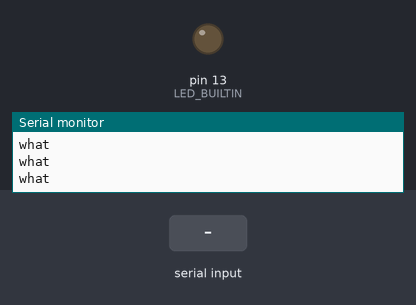
The sketch below on a simulated Arduino Uno, built with avr-gcc and run on an emulated ATmega328P. Shown: output pins drawn as LEDs (lit = HIGH), the last lines printed to the serial monitor. Inputs (shaded band) come from the test bench.

Above: at 1.2 s.
1.3 s: "66" received over Serial
At 3.7 s:
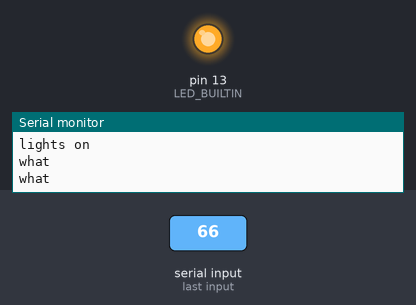
4.0 s: "-66" received over Serial
At 5.8 s:
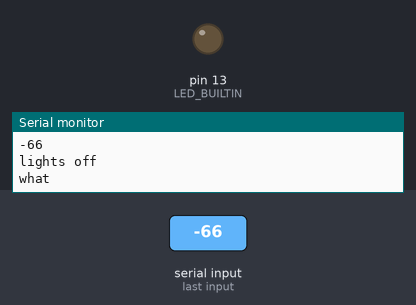
Timing chart, 0 to 7.3 s (numbered marks = the images above; inputs shaded):
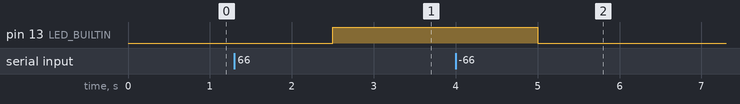

The sketch:

test.ino
```cpp
//int incomingByte = 0;
String Serial_input;

void setup(){
  Serial.begin(9600);
  pinMode(LED_BUILTIN, OUTPUT);
}

void loop(){
  Serial.println("what");

  if (Serial.available()) {
  Serial_input = Serial.readString();
  condition(Serial_input);
  }
  delay(500);
}

void condition(String Serial_input){
  Serial.println(Serial_input);
  // trim is needed as there is blank space and line break
  Serial_input.trim();
  if (Serial_input == "66")
  {
    Serial.println("lights on");
    digitalWrite(LED_BUILTIN, HIGH);   // turn the LED on (HIGH is the voltage level)
  }
  else if (Serial_input == "-66")
  {
    Serial.println("lights off");
    digitalWrite(LED_BUILTIN, LOW);   // turn the LED on (HIGH is the voltage level)
  }
  else
  {
    Serial.println("Moving stage");
    Serial.println(Serial_input.toInt());   // turn the LED on (HIGH is the voltage level)
  }
}
```

Measured:
- after the input at 1.3 s, pin 13 (LED_BUILTIN): LOW → HIGH after 1.2 s
- after the input at 4.0 s, pin 13 (LED_BUILTIN): HIGH → LOW after 1.0 s
